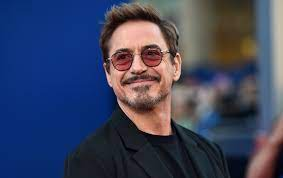
#> input picture my_project/RDJ.jpg, 283 x 178 px
$ python project.py
#> lines starting #> are read from the running program, lines starting #| are printed output that depends on the picture
import cv2

# pre-trained face detection
trained_face_data = cv2.CascadeClassifier("haarcascade_frontalface_default.xml")

# taking image
img = cv2.imread("RDJ.jpg")
#> img is the input picture: shape (178, 283, 3); mean B, G, R 94.8, 68.2, 61.1

# converts img to grayscale
grayscaled_img = cv2.cvtColor(img, cv2.COLOR_BGR2GRAY)
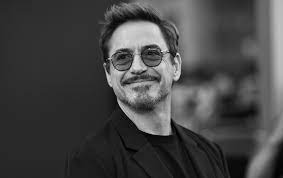
#> grayscaled_img: shape (178, 283); min 1, max 231, mean 69.1

# detects faces
face_coordinates = trained_face_data.detectMultiScale(grayscaled_img)
#> face_coordinates = [[92, 21, 93, 93]]
print(face_coordinates)
#| [[92 21 93 93]]

# shows image
cv2.imshow("Face Detector", grayscaled_img)
cv2.waitKey()

$ run again, with my_project/img.png saved as my_project/RDJ.jpg
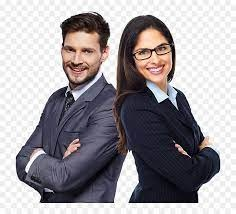
#> input picture my_project/img.png, 236 x 214 px
#> img is the input picture: shape (214, 236, 3); mean B, G, R 159, 154.9, 159.3
#> `grayscaled_img = cv2.cvtColor(img, cv2.COLOR_BGR2GRAY)`:
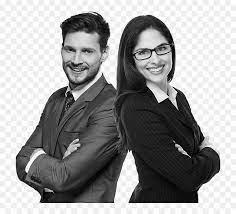
#> grayscaled_img: shape (214, 236); min 0, max 255, mean 156.7
#> face_coordinates = [[52, 30, 53, 53], [125, 30, 53, 53]]
#| [[ 52  30  53  53]
#|  [125  30  53  53]]
